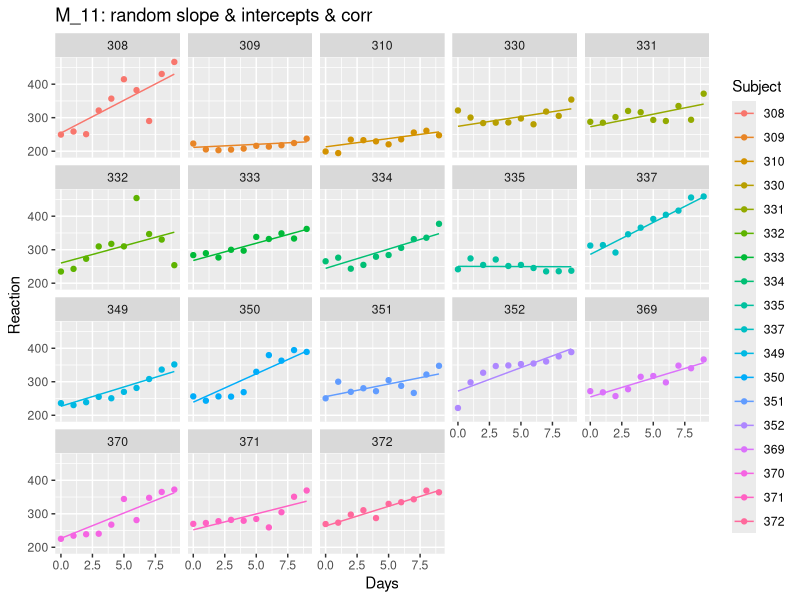
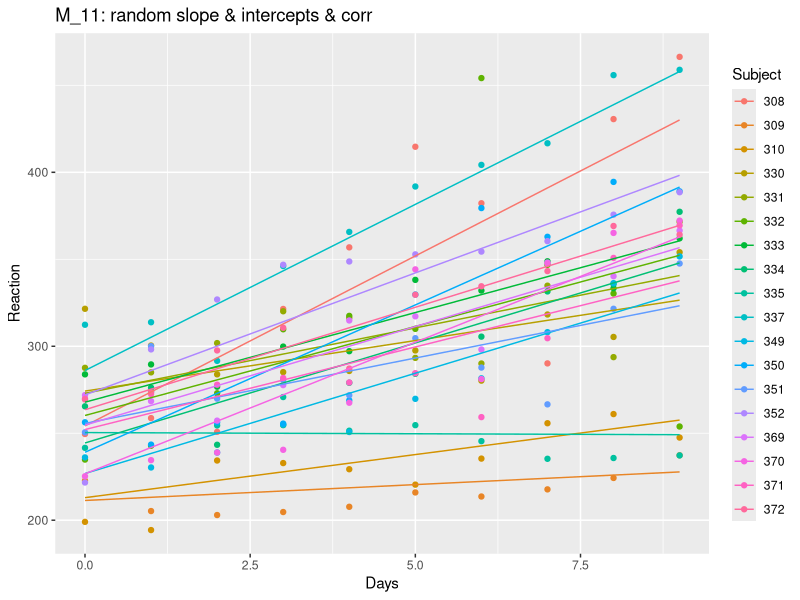
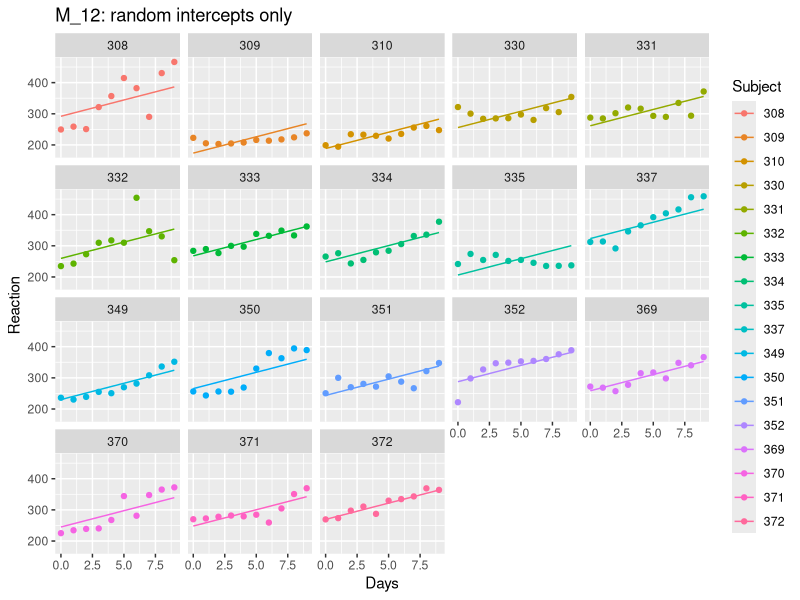
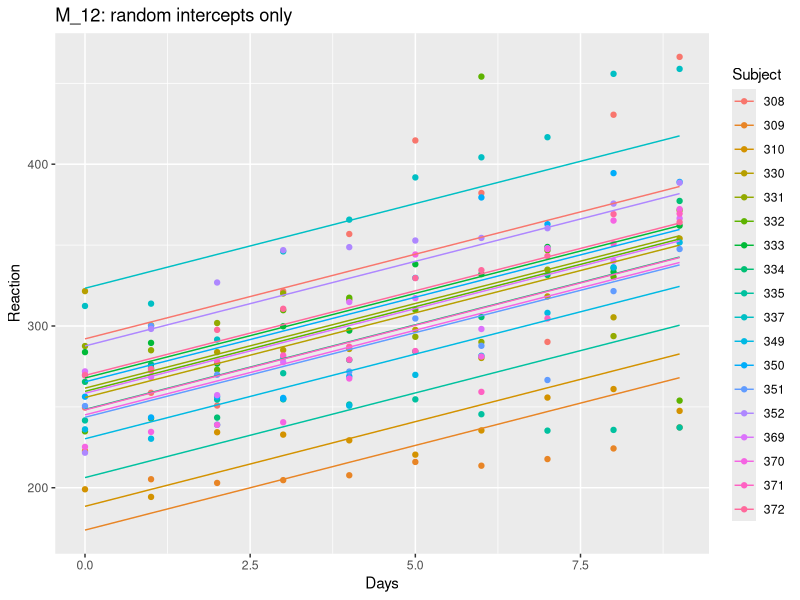
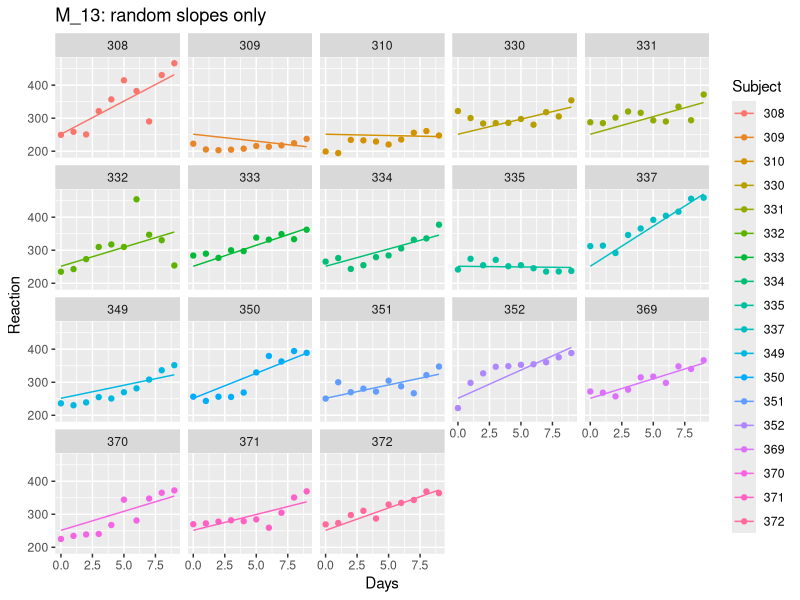
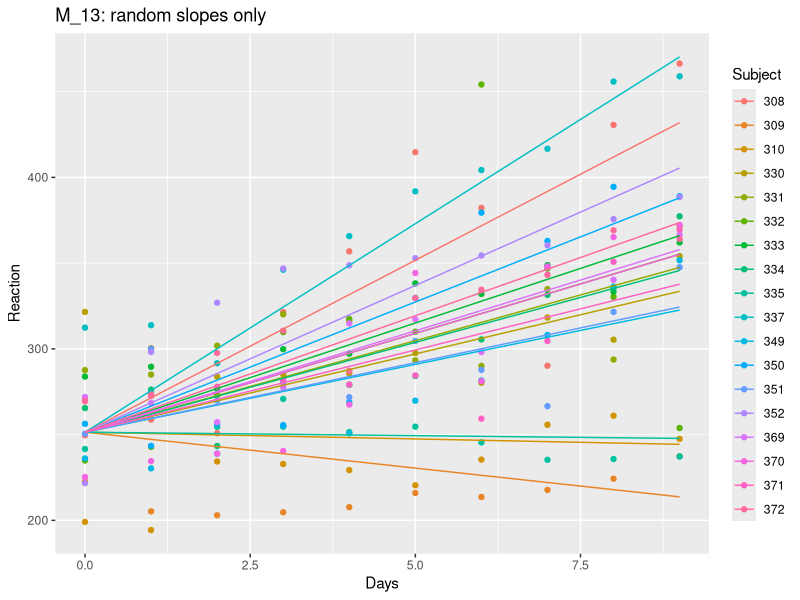
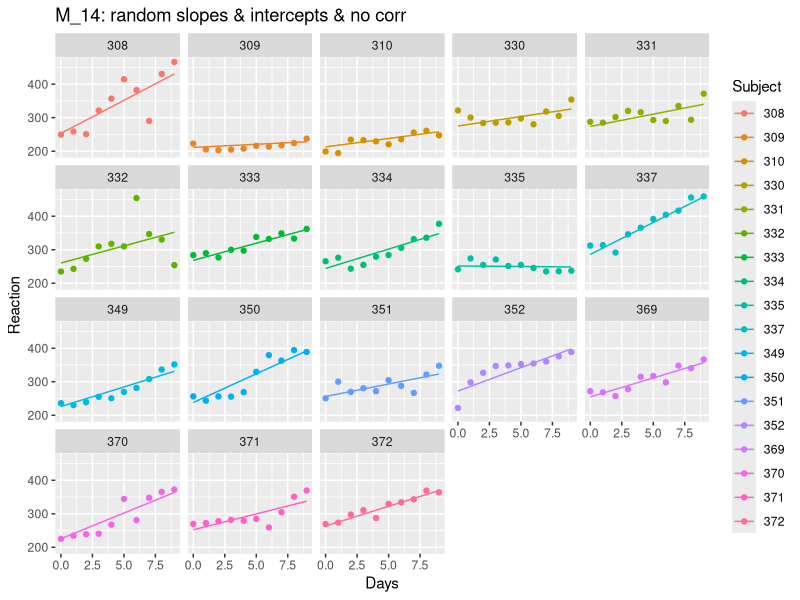
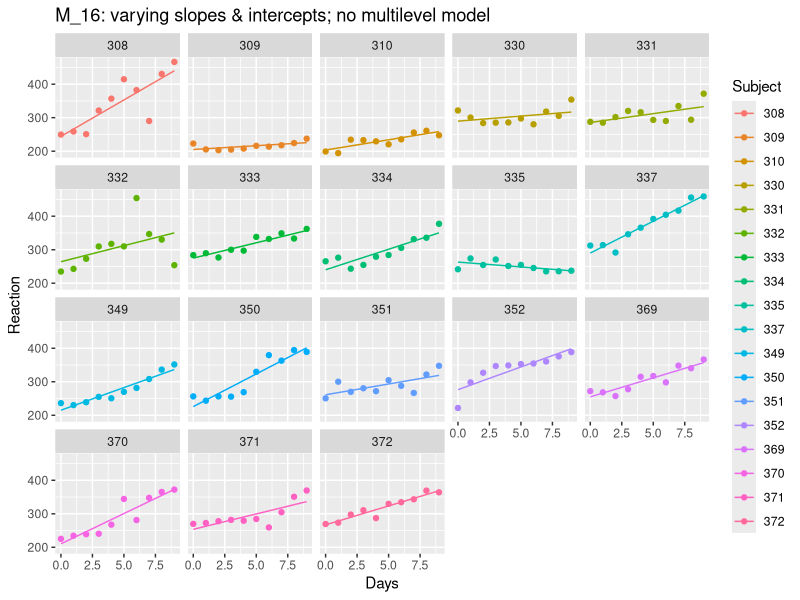

Write the R code that produced these figures, in order.
library(tidyverse)
library(modelr)
library(lme4)

# random slopes & random intercepts & correlation between them
M_11 <- lmer(Reaction ~ Days + (Days|Subject),
            REML = FALSE,
            data = sleepstudy)

# random intercepts only model
M_12 <- lmer(Reaction ~ Days + (1|Subject),
             REML = FALSE,
             data = sleepstudy)

# random slopes only model
M_13 <- lmer(Reaction ~ Days + (0 + Days|Subject),
            REML = FALSE,
            data = sleepstudy)


# random slopes & random intercepts & NO correlation between them
M_14 <- lmer(Reaction ~ Days + (Days||Subject),
             REML = FALSE,
             data = sleepstudy)


# Visualize the predictions of the models ---------------------------------

add_predictions(sleepstudy, M_11) %>% 
  ggplot(aes(x = Days, y = Reaction, colour = Subject)) +
  geom_point() +
  geom_line(aes(y = pred)) +
  facet_wrap(~Subject) +
  ggtitle('M_11: random slope & intercepts & corr')

add_predictions(sleepstudy, M_11) %>% 
  ggplot(aes(x = Days, y = Reaction, colour = Subject)) +
  geom_point() +
  geom_line(aes(y = pred)) +
  ggtitle('M_11: random slope & intercepts & corr')

add_predictions(sleepstudy, M_12) %>% 
  ggplot(aes(x = Days, y = Reaction, colour = Subject)) +
  geom_point() +
  geom_line(aes(y = pred)) +
  facet_wrap(~Subject) +
  ggtitle('M_12: random intercepts only')

add_predictions(sleepstudy, M_12) %>% 
  ggplot(aes(x = Days, y = Reaction, colour = Subject)) +
  geom_point() +
  geom_line(aes(y = pred)) +
  ggtitle('M_12: random intercepts only')



add_predictions(sleepstudy, M_13) %>% 
  ggplot(aes(x = Days, y = Reaction, colour = Subject)) +
  geom_point() +
  geom_line(aes(y = pred)) +
  facet_wrap(~Subject) +
  ggtitle('M_13: random slopes only')

add_predictions(sleepstudy, M_13) %>% 
  ggplot(aes(x = Days, y = Reaction, colour = Subject)) +
  geom_point() +
  geom_line(aes(y = pred)) +
  ggtitle('M_13: random slopes only')


add_predictions(sleepstudy, M_14) %>% 
  ggplot(aes(x = Days, y = Reaction, colour = Subject)) +
  geom_point() +
  geom_line(aes(y = pred)) +
  facet_wrap(~Subject) +
  ggtitle('M_14: random slopes & intercepts & no corr')

# Complete pooling model --------------------------------------------------

M_15 <- lm(Reaction ~ Days, data = sleepstudy)

# -------------------------------------------------------------------------


# No pooling model --------------------------------------------------------

# varying intercept & slope model, but NOT mixed effects aka multilevel
M_16 <- lm(Reaction ~ Days * Subject, data = sleepstudy)
M_16a <- lm(Reaction ~ Days + Subject + Days:Subject, data = sleepstudy)

# varying intercepts model but NOT a mixed effects aka multilevel
M_17 <- lm(Reaction ~ Days + Subject, data = sleepstudy)


# Visualize these models --------------------------------------------------

add_predictions(sleepstudy, M_16) %>% 
  ggplot(aes(x = Days, y = Reaction, colour = Subject)) +
  geom_point() +
  geom_line(aes(y = pred)) +
  facet_wrap(~Subject) +
  ggtitle('M_16: varying slopes & intercepts; no multilevel model')

add_predictions(sleepstudy, M_15) %>% 
  ggplot(aes(x = Days, y = Reaction, colour = Subject)) +
  geom_point() +
  geom_line(aes(y = pred)) +
  facet_wrap(~Subject) +
  ggtitle('M_15: complete pooling')


# Model comparison --------------------------------------------------------

# log likelihood of model M_11
logLik(M_11)

# log likelihood of model M_12
logLik(M_12)

# deviance of model M_11
-2 * logLik(M_11)
deviance(M_11)

# Wilks's theorem to do a null hypothesis test using chi ^ 2
anova(M_12, M_11)

anova(M_14, M_11) # test of corr between intercepts and slopes
